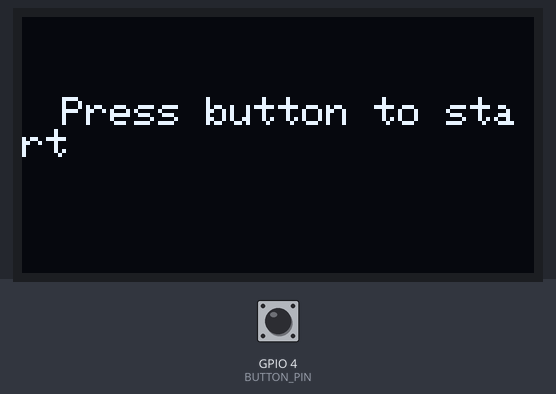
This sketch was run on a simulated ESP32. Shown: 128×64 one-colour display. The test bench sets the inputs (shaded band); at power-on: GPIO 4 (BUTTON_PIN) HIGH. The display library's start-up logo is not drawn; random numbers use the default seed unless the sketch sets one.

Above: at 2.2 s.
2.3 s: GPIO 4 (BUTTON_PIN) pulled LOW for 0.15 s
At 2.7 s:
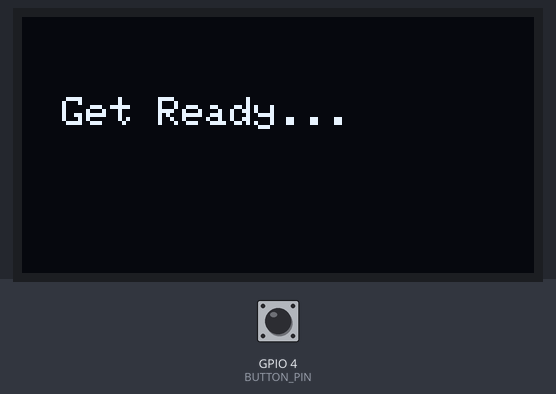
5.4 s: GPIO 4 (BUTTON_PIN) pulled LOW for 1 s
At 6.5 s:
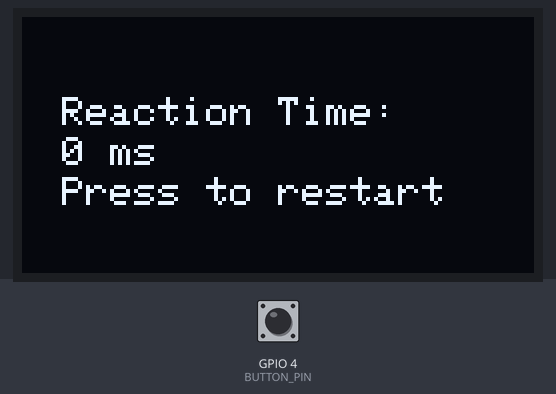
7.9 s: GPIO 4 (BUTTON_PIN) pulled LOW for 3.2 s
At 12.4 s:
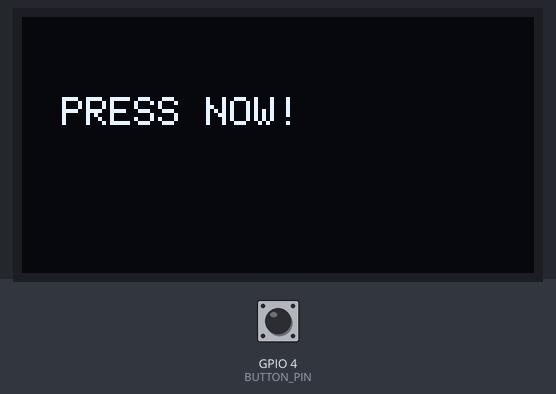
12.6 s: GPIO 4 (BUTTON_PIN) pulled LOW for 0.15 s
At 13.0 s:
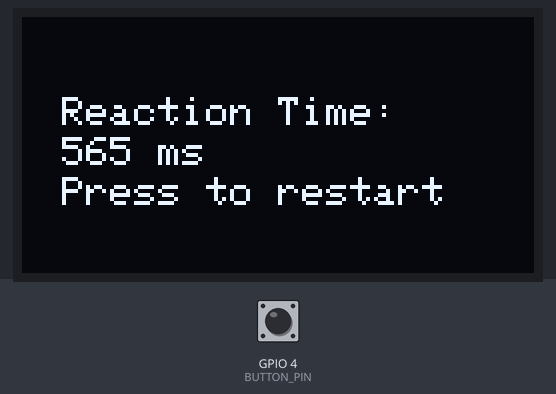
Timing chart, 0 to 15.2 s (numbered marks = the images above; inputs shaded):
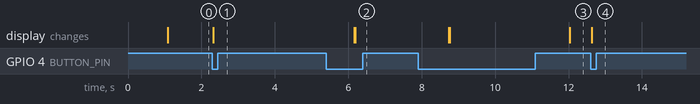

The sketch:

reaotion.ino
```cpp
#include <Wire.h>
#include <Adafruit_GFX.h>
#include <Adafruit_SH110X.h>

Adafruit_SH1106G display = Adafruit_SH1106G(128, 64, &Wire);

// Define the pin for the button
#define BUTTON_PIN 4

enum GameState { WAITING, READY, REACT, SHOW_RESULT };
GameState gameState = WAITING;

unsigned long startTime;
unsigned long endTime;
unsigned long reactionTime;

void setup() {
  Serial.begin(115200);

  // Initialize display
  display.begin(0x3c, true); // initialize with the I2C addr 0x3c
  display.display(); // show splashscreen
  delay(1000);
  display.clearDisplay();

  // Initialize button pin
  pinMode(BUTTON_PIN, INPUT_PULLUP);

  display.setTextSize(1);
  display.setTextColor(SH110X_WHITE);
  display.setCursor(10, 20);
  display.print("Press button to start");
  display.display();
}

void loop() {
  switch (gameState) {
    case WAITING:
      if (digitalRead(BUTTON_PIN) == LOW) {
        gameState = READY;
        display.clearDisplay();
        display.setCursor(10, 20);
        display.print("Get Ready...");
        display.display();
        delay(random(2000, 5000)); // Wait for a random time between 2-5 seconds
        gameState = REACT;
        display.clearDisplay();
        display.setCursor(10, 20);
        display.print("PRESS NOW!");
        display.display();
        startTime = millis();
      }
      break;

    case READY:
      // This state is handled by the delay in the WAITING case
      break;

    case REACT:
      if (digitalRead(BUTTON_PIN) == LOW) {
        endTime = millis();
        reactionTime = endTime - startTime;
        gameState = SHOW_RESULT;
      }
      break;

    case SHOW_RESULT:
      display.clearDisplay();
      display.setCursor(10, 20);
      display.print("Reaction Time:");
      display.setCursor(10, 30);
      display.print(reactionTime);
      display.print(" ms");
      display.setCursor(10, 40);
      display.print("Press to restart");
      display.display();
        delay(1000);
      if (digitalRead(BUTTON_PIN) == LOW) {
        delay(500); // Debounce delay
        gameState = WAITING;
        display.clearDisplay();
        display.setCursor(10, 20);
        display.print("Press button to start");
        display.display();
      }
      break;
  }
}
```

Measured:
- after the input at 2.3 s, the display: changes at once (image 1)
- after the input at 7.9 s, the display: first changes after 0.84 s (image 3 shows a later state)
- after the input at 12.6 s, the display: changes at once (image 4)
